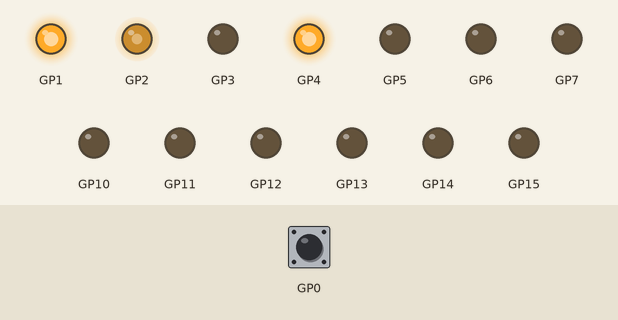
Simulated run of this program. Board: Raspberry Pi Pico running MicroPython. Shown: output pins drawn as LEDs (lit = HIGH). The inputs (shaded band) are chosen by the test bench; at power-on: GP0 HIGH. What the program prints to the serial console is not drawn.

Above: at 0.1 s.
At 10.1 s:
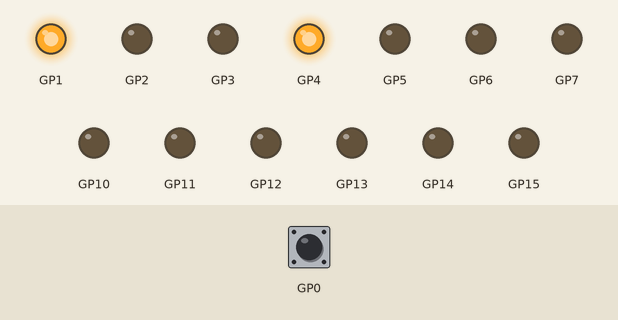
Timing chart, 0 to 11.6 s (numbered marks = the images above):
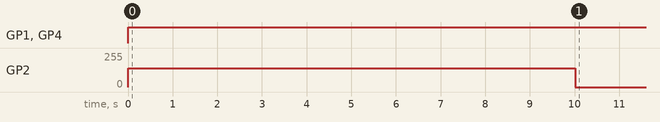

The program:

Spin_one_wheel_works_single.py
```python
# === SPIN ONE WHEEL — rising-edge debounced PIO (no chunking) ===
from machine import Pin, PWM
from rp2 import PIO, StateMachine, asm_pio
from time import sleep, ticks_ms, ticks_diff

# ---------------- USER CONFIG ----------------
WHEEL_TO_TEST = "BR"     # "FL", "FR", "BL", or "BR"
TARGET_RPM    = 60.0
TEST_SECONDS  = 10
PRINT_MS      = 500

# Counter mode (works best vs your scope):
DEBOUNCE_US   = 50      # post-edge holdoff (try 75..150 µs)
SM_FREQ_HZ    = 1_000_000  # PIO clock so 1 instr ≈ 1 µs

# Drive mode:
#   "fixed_pwm" -> open-loop constant PWM (best for frequency/PPR checks)
#   "ff_hold"   -> feed-forward + small P trim to hold TARGET_RPM
CONTROL_MODE  = "fixed_pwm"
CAL_PWM       = 140

# Encoder/motor parameters
CPR_MOTOR      = 16
GEAR_RATIO     = 150
PULSES_PER_REV = CPR_MOTOR * GEAR_RATIO  # 2400 pulses/wheel rev

# ---------------- Hardware pins ----------------
# Motor pins: (PWM, IN1, IN2)
pins = {
    "BR": (PWM(Pin(2)),  Pin(4, Pin.OUT),  Pin(3, Pin.OUT)),
    "BL": (PWM(Pin(7)),  Pin(5, Pin.OUT),  Pin(6, Pin.OUT)),
    "FR": (PWM(Pin(10)), Pin(12, Pin.OUT), Pin(11, Pin.OUT)),
    "FL": (PWM(Pin(15)), Pin(13, Pin.OUT), Pin(14, Pin.OUT)),
}
for pwm, _, _ in pins.values():
    pwm.freq(20000)

# Optional motor driver STBY
try:
    Pin(1, Pin.OUT).high()
except:
    pass

# Encoder GPIOs (adjust to your wiring)
encoder_pins = {"FL":17, "FR":28, "BL":8, "BR":0}

# ---------------- PIO: rising-edge with debounce ----------------
@asm_pio()
def edge_counter_rising_db():
    pull()                  # OSR = debounce_cycles
    mov(y, osr)             # Y = debounce_cycles (constant)
    mov(x, y)               # X = working copy
    wrap_target()
    wait(0, pin, 0)         # be sure we're low before arming
    wait(1, pin, 0)         # rising edge -> count
    irq(rel(0))
    label("hold")
    jmp(x_dec, "hold")      # post-edge holdoff
    mov(x, y)               # reload holdoff
    wrap()

# ---------------- Globals (single wheel) ----------------
encoder_count = 0
irq_count     = 0

def make_irq_handler():
    def handler(sm):
        # one interrupt per debounced rising edge
        global irq_count, encoder_count
        irq_count     += 1
        encoder_count += 1
    return handler

def init_sm_for(wheel):
    gpio = encoder_pins[wheel]
    pin  = Pin(gpio, Pin.IN, Pin.PULL_UP)
    sm   = StateMachine(0, edge_counter_rising_db,
                        freq=SM_FREQ_HZ, in_base=pin, jmp_pin=pin)
    sm.irq(make_irq_handler())
    debounce_cycles = max(1, int(DEBOUNCE_US * (SM_FREQ_HZ // 1_000_000)))
    sm.put(debounce_cycles)     # preload debounce parameter
    sm.active(1)
    return sm

# ---------------- Motor & (optional) FF ----------------
def motor_hw(wheel, pwm_cmd_hw):
    pwm, in1, in2 = pins[wheel]
    d = 1 if pwm_cmd_hw >= 0 else 0
    a = abs(int(pwm_cmd_hw))
    if a > 255: a = 255
    in1.value(d); in2.value(not d)
    pwm.duty_u16(a * 257)

# Minimal FF (used only if CONTROL_MODE == "ff_hold")
FF_PARAMS = {
    "FL": {"FWD": {"k": 2.881, "c": 462.711}, "REV": {"k": 1.600, "c": 157.380}},
    "FR": {"FWD": {"k": 3.460, "c": 118.527}, "REV": {"k": 3.246, "c": 63.760}},
    "BL": {"FWD": {"k": 3.241, "c": 413.426}, "REV": {"k": 1.250, "c": 37.500}},
    "BR": {"FWD": {"k": 6.011, "c": 529.771}, "REV": {"k": 3.133, "c": 391.936}},
}
FF_GAIN = 0.8
P_TRIM  = 0.2

def ff_pwm(wheel, sp_rpm):
    sgn = 1 if sp_rpm >= 0 else -1
    p   = FF_PARAMS[wheel]["FWD" if sgn >= 0 else "REV"]
    mag = max(0.0, p["c"] + p["k"] * abs(sp_rpm))
    if abs(sp_rpm) <= 18.0:
        mag = max(mag, 30)
    u = int(sgn * FF_GAIN * mag)
    return 255 if u > 255 else -255 if u < -255 else u

# ---------------- Test loop ----------------
def run_test():
    global encoder_count, irq_count
    sm = init_sm_for(WHEEL_TO_TEST)

    encoder_count = 0
    irq_count     = 0
    prev_count    = 0
    prev_t        = ticks_ms()
    last_rpm      = 0.0

    # print-state (no function attributes)
    prev_count_print = 0
    prev_irqs_print  = 0
    prev_t_print     = ticks_ms()

    print(f"\nTesting {WHEEL_TO_TEST} (open-loop @ PWM={CAL_PWM}) for {TEST_SECONDS}s\n")
    print("Time(s) | Counts | MeasRPM | PWM")
    print("------------------------------------")

    t0 = ticks_ms()
    next_print = t0

    while ticks_diff(ticks_ms(), t0) < TEST_SECONDS * 1000:
        now  = ticks_ms()
        dt_s = (ticks_diff(now, prev_t)) / 1000.0
        if dt_s <= 0: dt_s = 1e-6

        # RPM from counted pulses
        dp   = encoder_count - prev_count
        rpm  = (dp / PULSES_PER_REV) / dt_s * 60.0
        last_rpm = 0.75 * last_rpm + 0.25 * rpm
        prev_count = encoder_count
        prev_t     = now

        # Command
        if CONTROL_MODE == "fixed_pwm":
            pwm_cmd = CAL_PWM
        else:
            err = TARGET_RPM - last_rpm
            pwm_cmd = ff_pwm(WHEEL_TO_TEST, TARGET_RPM) + P_TRIM * err
            if pwm_cmd > 255: pwm_cmd = 255
            if pwm_cmd < -255: pwm_cmd = -255

        motor_hw(WHEEL_TO_TEST, pwm_cmd)

        # Print interval
        if now >= next_print:
            elapsed_s = (now - t0) / 1000.0
            print(f"{elapsed_s:7.2f} | {encoder_count:6d} | {last_rpm:7.1f} | {int(pwm_cmd):3d}")

            dc   = encoder_count - prev_count_print
            di   = irq_count     - prev_irqs_print
            dts  = (now - prev_t_print) / 1000.0
            if dts <= 0: dts = 1e-6
            cps  = dc / dts
            irqs = di / dts
            ratio = (cps / irqs) if irqs > 0 else 0.0
            print("freq≈%.1f Hz  |  irqs≈%.1f/s  |  cps≈%.0f  |  cps/irq≈%.2f  (rising, debounce=%dus)"
                  % (cps, irqs, cps, ratio, DEBOUNCE_US))

            prev_count_print = encoder_count
            prev_irqs_print  = irq_count
            prev_t_print     = now
            next_print      += PRINT_MS

        sleep(0.01)

    motor_hw(WHEEL_TO_TEST, 0)
    sm.active(0)
    print("\nTest finished.\n")

# ---------------- RUN ----------------
try:
    run_test()
except KeyboardInterrupt:
    motor_hw(WHEEL_TO_TEST, 0)
    print("\nStopped.")
```

Measured:
- by itself, GP1, GP4: LOW → HIGH at 0.00 s
- by itself, GP2: 0/255 → 140/255 at 0.00 s, → 0/255 10.0 s later
